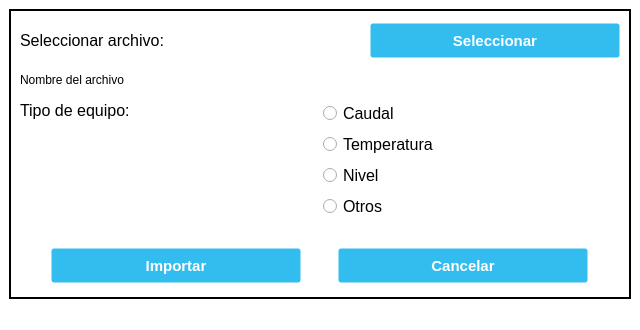
<?xml version="1.0" encoding="UTF-8"?>
<ui version="4.0">
 <class>ImportTAG_Window</class>
 <widget class="QMainWindow" name="ImportTAG_Window">
  <property name="geometry">
   <rect>
    <x>0</x>
    <y>0</y>
    <width>640</width>
    <height>330</height>
   </rect>
  </property>
  <property name="minimumSize">
   <size>
    <width>640</width>
    <height>330</height>
   </size>
  </property>
  <property name="maximumSize">
   <size>
    <width>640</width>
    <height>330</height>
   </size>
  </property>
  <property name="windowTitle">
   <string>Importar TAG</string>
  </property>
  <property name="windowIcon">
   <iconset>
    <normaloff>//nas01/DATOS/Comunes/EIPSA-ERP/Resources/Iconos/icon.ico</normaloff>//nas01/DATOS/Comunes/EIPSA-ERP/Resources/Iconos/icon.ico</iconset>
  </property>
  <property name="styleSheet">
   <string notr="true">QWidget {
background-color: rgb(255, 255, 255);
}

.QFrame {
	border: 2px solid black;
}

QPushButton {
background-color: #33bdef;
  border: 1px solid transparent;
  border-radius: 3px;
  box-shadow: rgba(255, 255, 255, .4) 0 1px 0 0 inset;
  box-sizing: border-box;
  color: #fff;
  cursor: pointer;
  display: inline-block;
  font-family: -apple-system,system-ui,&quot;Segoe UI&quot;,&quot;Liberation Sans&quot;,sans-serif;
  font-size: 15px;
  font-weight: 800;
  line-height: 1.15385;
  margin: 0;
  outline: none;
  padding: 8px .8em;
  text-align: center;
  text-decoration: none;
  text-shadow: 0px 1px 0px #263666;
  user-select: none;
  -webkit-user-select: none;
  touch-action: manipulation;
  vertical-align: baseline;
  white-space: nowrap;
}

QPushButton:hover {
	background-color: #019ad2;
	border-color: rgb(0, 0, 0);
}

QPushButton:pressed {
	background-color: rgb(1, 140, 190);
	border-color: rgb(255, 255, 255);
}</string>
  </property>
  <widget class="QWidget" name="centralwidget">
   <layout class="QGridLayout" name="gridLayout">
    <item row="0" column="0">
     <widget class="QFrame" name="frame">
      <property name="frameShape">
       <enum>QFrame::StyledPanel</enum>
      </property>
      <property name="frameShadow">
       <enum>QFrame::Raised</enum>
      </property>
      <layout class="QVBoxLayout" name="verticalLayout">
       <item>
        <layout class="QHBoxLayout" name="hLayout">
         <item>
          <widget class="QLabel" name="label_SelectFile">
           <property name="font">
            <font>
             <pointsize>12</pointsize>
            </font>
           </property>
           <property name="text">
            <string>Seleccionar archivo:</string>
           </property>
          </widget>
         </item>
         <item>
          <widget class="QPushButton" name="Button_Select">
           <property name="minimumSize">
            <size>
             <width>250</width>
             <height>35</height>
            </size>
           </property>
           <property name="maximumSize">
            <size>
             <width>250</width>
             <height>35</height>
            </size>
           </property>
           <property name="text">
            <string>Seleccionar</string>
           </property>
          </widget>
         </item>
        </layout>
       </item>
       <item>
        <widget class="QLabel" name="label_name_file">
         <property name="minimumSize">
          <size>
           <width>0</width>
           <height>25</height>
          </size>
         </property>
         <property name="maximumSize">
          <size>
           <width>16777215</width>
           <height>25</height>
          </size>
         </property>
         <property name="text">
          <string>Nombre del archivo</string>
         </property>
        </widget>
       </item>
       <item>
        <layout class="QHBoxLayout" name="hLayout1">
         <item>
          <widget class="QLabel" name="label_ItemType">
           <property name="font">
            <font>
             <pointsize>12</pointsize>
            </font>
           </property>
           <property name="text">
            <string>Tipo de equipo:</string>
           </property>
           <property name="alignment">
            <set>Qt::AlignLeading|Qt::AlignLeft|Qt::AlignTop</set>
           </property>
          </widget>
         </item>
         <item>
          <layout class="QVBoxLayout" name="vLayout">
           <item>
            <widget class="QRadioButton" name="radio_Flow">
             <property name="font">
              <font>
               <pointsize>12</pointsize>
              </font>
             </property>
             <property name="text">
              <string>Caudal</string>
             </property>
            </widget>
           </item>
           <item>
            <widget class="QRadioButton" name="radioTemp">
             <property name="font">
              <font>
               <pointsize>12</pointsize>
              </font>
             </property>
             <property name="text">
              <string>Temperatura</string>
             </property>
            </widget>
           </item>
           <item>
            <widget class="QRadioButton" name="radioLevel">
             <property name="font">
              <font>
               <pointsize>12</pointsize>
              </font>
             </property>
             <property name="text">
              <string>Nivel</string>
             </property>
            </widget>
           </item>
           <item>
            <widget class="QRadioButton" name="radioOthers">
             <property name="font">
              <font>
               <pointsize>12</pointsize>
              </font>
             </property>
             <property name="text">
              <string>Otros</string>
             </property>
            </widget>
           </item>
          </layout>
         </item>
        </layout>
       </item>
       <item>
        <spacer name="verticalSpacer">
         <property name="orientation">
          <enum>Qt::Vertical</enum>
         </property>
         <property name="sizeType">
          <enum>QSizePolicy::Fixed</enum>
         </property>
         <property name="sizeHint" stdset="0">
          <size>
           <width>20</width>
           <height>20</height>
          </size>
         </property>
        </spacer>
       </item>
       <item>
        <layout class="QHBoxLayout" name="hLayout2">
         <item>
          <widget class="QPushButton" name="Button_Import">
           <property name="minimumSize">
            <size>
             <width>250</width>
             <height>35</height>
            </size>
           </property>
           <property name="maximumSize">
            <size>
             <width>250</width>
             <height>35</height>
            </size>
           </property>
           <property name="text">
            <string>Importar</string>
           </property>
          </widget>
         </item>
         <item>
          <widget class="QPushButton" name="Button_Cancel">
           <property name="minimumSize">
            <size>
             <width>250</width>
             <height>35</height>
            </size>
           </property>
           <property name="maximumSize">
            <size>
             <width>250</width>
             <height>35</height>
            </size>
           </property>
           <property name="text">
            <string>Cancelar</string>
           </property>
          </widget>
         </item>
        </layout>
       </item>
      </layout>
     </widget>
    </item>
   </layout>
  </widget>
  <widget class="QMenuBar" name="menubar">
   <property name="geometry">
    <rect>
     <x>0</x>
     <y>0</y>
     <width>640</width>
     <height>22</height>
    </rect>
   </property>
  </widget>
  <widget class="QStatusBar" name="statusbar"/>
 </widget>
 <resources/>
 <connections>
  <connection>
   <sender>Button_Cancel</sender>
   <signal>clicked()</signal>
   <receiver>ImportTAG_Window</receiver>
   <slot>close()</slot>
   <hints>
    <hint type="sourcelabel">
     <x>455</x>
     <y>322</y>
    </hint>
    <hint type="destinationlabel">
     <x>507</x>
     <y>373</y>
    </hint>
   </hints>
  </connection>
 </connections>
</ui>
